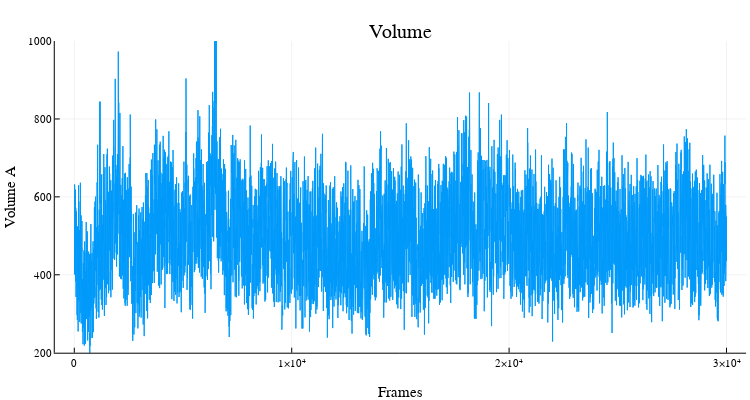

Notebook code cell kept with this figure:
### Code cell
plot(trj_vol,
    yaxis = "Volume A", xaxis = "Frames", title = "Volume",
    ylims = (200, 1000),
    legend = false, size = (750, 400))

### Figure 1 — Plotly figure (JSON) as saved in the notebook; plotly's stock layout.template omitted (floating-point values rounded to 4 significant figures; data arrays with more than 128 entries replaced by an {"elided": "..."} marker saying what was removed)
{"data": [{"colorbar": {"title": ""}, "hoverinfo": "text", "legendgroup": "y1", "line": {"color": "rgba(0, 154, 250, 1.000)", "dash": "solid", "shape": "linear", "width": 1}, "mode": "lines", "name": "y1", "showlegend": true, "text": {"elided": "30000 null values"}, "type": "scatter", "x": {"elided": "30000 int values"}, "xaxis": "x", "y": {"elided": "30000 float values"}, "yaxis": "y", "zmax": 0.1, "zmin": -0.1}], "layout": {"annotations": [{"font": {"color": "rgba(0, 0, 0, 1)", "family": "sans-serif", "size": 20}, "rotation": 0, "showarrow": false, "text": "Volume", "x": 0.5339, "xanchor": "center", "xref": "paper", "y": 1, "yanchor": "top", "yref": "paper"}], "height": 400, "margin": {"b": 20, "l": 0, "r": 0, "t": 20}, "paper_bgcolor": "rgba(255, 255, 255, 1.000)", "plot_bgcolor": "rgba(255, 255, 255, 1.000)", "showlegend": false, "width": 750, "xaxis": {"anchor": "y", "domain": [0.07303, 0.9948], "gridcolor": "rgba(0, 0, 0, 0.1)", "gridwidth": 0.5, "linecolor": "rgba(0, 0, 0, 1)", "mirror": false, "range": [-899.0, 30900.0], "showgrid": true, "showline": true, "showticklabels": true, "tickangle": 0, "tickcolor": "rgb(0, 0, 0)", "tickfont": {"color": "rgba(0, 0, 0, 1)", "family": "sans-serif", "size": 11}, "tickmode": "array", "ticks": "inside", "ticktext": ["0", "1×10⁴", "2×10⁴", "3×10⁴"], "tickvals": [0, 10000, 20000, 30000], "title": "Frames", "titlefont": {"color": "rgba(0, 0, 0, 1)", "family": "sans-serif", "size": 15}, "type": "linear", "visible": true, "zeroline": false, "zerolinecolor": "rgba(0, 0, 0, 1)"}, "yaxis": {"anchor": "x", "domain": [0.07581, 0.9415], "gridcolor": "rgba(0, 0, 0, 0.1)", "gridwidth": 0.5, "linecolor": "rgba(0, 0, 0, 1)", "mirror": false, "range": [200, 1000], "showgrid": true, "showline": true, "showticklabels": true, "tickangle": 0, "tickcolor": "rgb(0, 0, 0)", "tickfont": {"color": "rgba(0, 0, 0, 1)", "family": "sans-serif", "size": 11}, "tickmode": "array", "ticks": "inside", "ticktext": ["200", "400", "600", "800", "1000"], "tickvals": [200, 400, 600, 800, 1000], "title": "Volume A", "titlefont": {"color": "rgba(0, 0, 0, 1)", "family": "sans-serif", "size": 15}, "type": "linear", "visible": true, "zeroline": false, "zerolinecolor": "rgba(0, 0, 0, 1)"}}}
